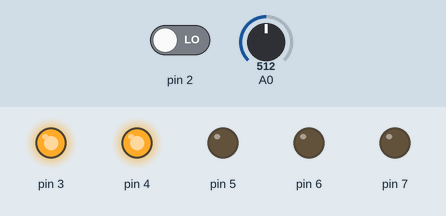
Recording of a sketch running on a simulated Arduino Uno, built with avr-gcc and run on an emulated ATmega328P. Parts: output pins drawn as LEDs (lit = HIGH). The inputs (shaded band) are chosen by the test bench; at power-on: A0 = 512, pin 2 LOW.

Above: at 1.8 s.
1.9 s: A0 set to 417
3.4 s: A0 set to 395
At 5.1 s:
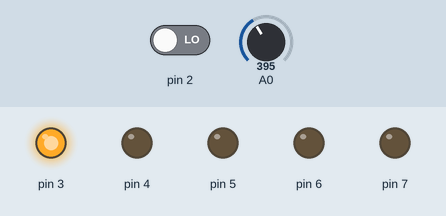
5.5 s: A0 set to 212
7.2 s: A0 set to 192
At 9.4 s:
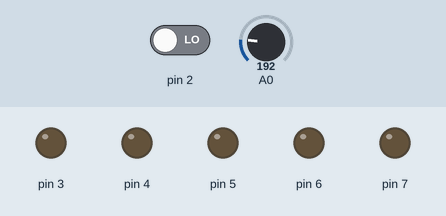
12.5 s: A0 set to 716
At 13.3 s:
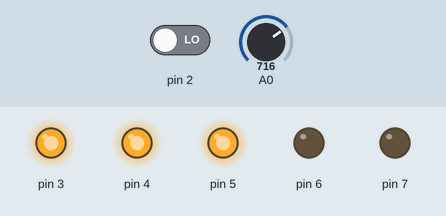
Timing chart, 0 to 15.5 s (numbered marks = the images above; inputs shaded):
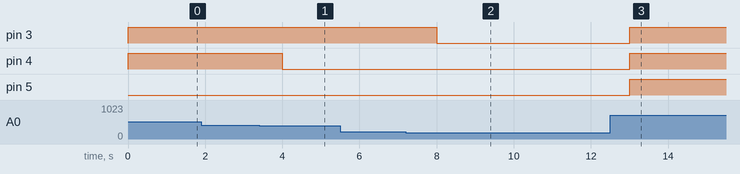

The sketch:

SpecialEx2.ino
```cpp
void setup() {
  Serial.begin(9600);
  pinMode(2, INPUT);
  pinMode(3, OUTPUT);
  pinMode(4, OUTPUT);
  pinMode(5, OUTPUT);
  pinMode(6, OUTPUT);
  pinMode(7, OUTPUT);
}

void loop() {
  int pot = analogRead(A0);
  int level = map(pot, 0, 1023, 0, 500);
  if(digitalRead(2)){
    Serial.println(level);
  }
  if (level == 500) {
    digitalWrite(7, HIGH);
    digitalWrite(6, HIGH);
    digitalWrite(5, HIGH);
    digitalWrite(4, HIGH);
    digitalWrite(3, HIGH);
  }
  else if (level >= 400) {
    digitalWrite(7, LOW);
    digitalWrite(6, HIGH);
    digitalWrite(5, HIGH);
    digitalWrite(4, HIGH);
    digitalWrite(3, HIGH);
  }
  else if (level >= 300) {
    digitalWrite(7, LOW);
    digitalWrite(6, LOW);
    digitalWrite(5, HIGH);
    digitalWrite(4, HIGH);
    digitalWrite(3, HIGH);
  }
  else if (level >= 200) {
    digitalWrite(7, LOW);
    digitalWrite(6, LOW);
    digitalWrite(5, LOW);
    digitalWrite(4, HIGH);
    digitalWrite(3, HIGH);
  }
  else if (level >= 100) {
    digitalWrite(7, LOW);
    digitalWrite(6, LOW);
    digitalWrite(5, LOW);
    digitalWrite(4, LOW);
    digitalWrite(3, HIGH);
  }
  else if (level >= 0) {
    digitalWrite(7, LOW);
    digitalWrite(6, LOW);
    digitalWrite(5, LOW);
    digitalWrite(4, LOW);
    digitalWrite(3, LOW);
  }
  delay(1000);
}
```

Measured:
- the behaviour switches between 410 and 409 on A0 (found by bisection; images 0 and 1)
- the behaviour switches between 205 and 204 on A0 (found by bisection; images 1 and 2)
- after the input at 1.9 s, every drawn part: stays the same
- after the input at 3.4 s, pin 4: HIGH → LOW after 0.60 s
- after the input at 5.5 s, every drawn part: stays the same
- after the input at 7.2 s, pin 3: HIGH → LOW after 0.80 s
- after the input at 12.5 s, pin 3–5: LOW → HIGH after 0.50 s
